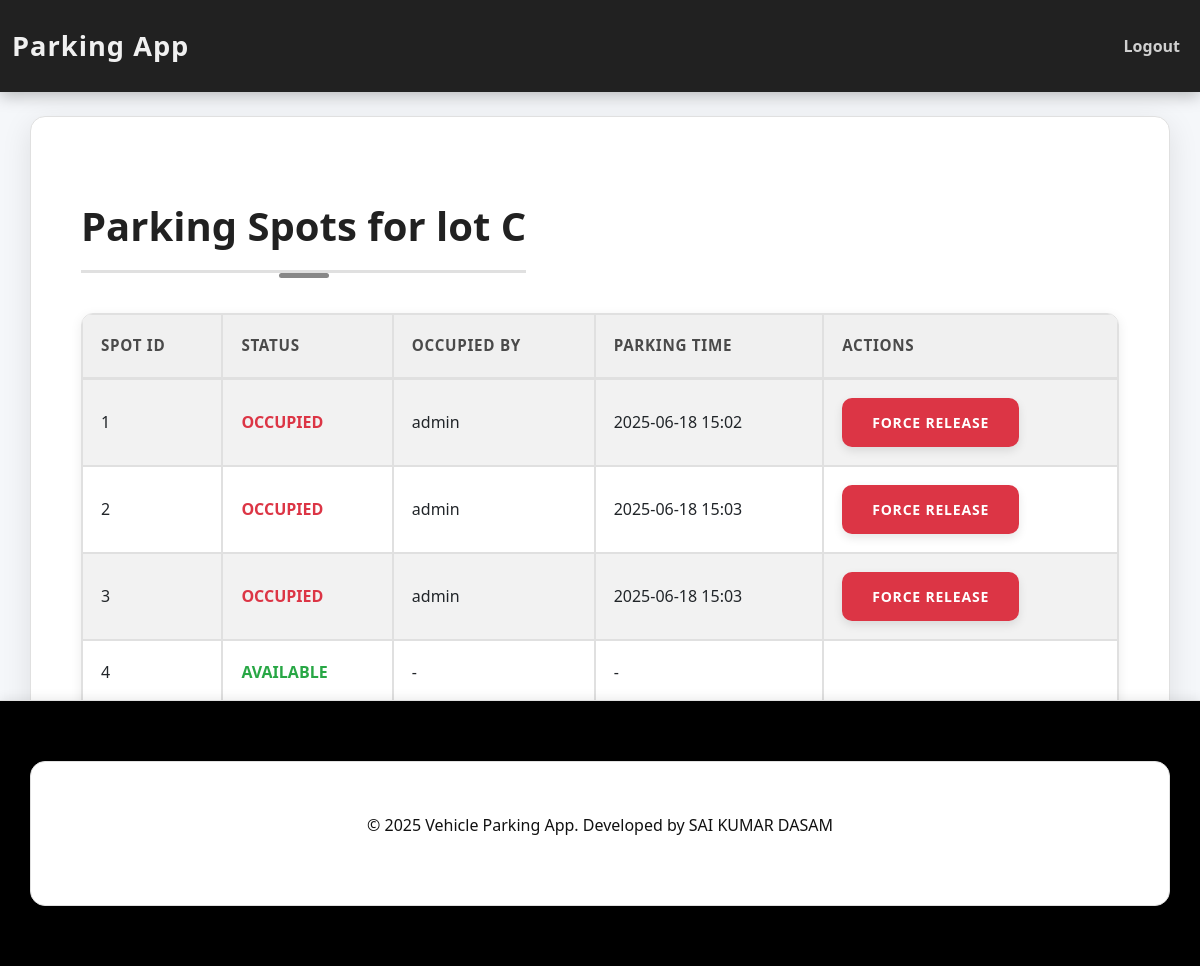
Page /admin/lot/1/spots (signed in) on the committed database.
### models/file1.py (models this page shows, shortened)
class ParkingLot(db.Model):
    id = db.Column(db.Integer, primary_key=True)
    name = db.Column(db.String(100), nullable=False)
    price = db.Column(db.Float, nullable=False)
    address = db.Column(db.String(200), nullable=False)
    pin_code = db.Column(db.String(10), nullable=False)
    max_spots = db.Column(db.Integer, nullable=False)
    spots = db.relationship('ParkingSpot', backref='lot', lazy=True, cascade="all, delete-orphan")

class ParkingSpot(db.Model):
    id = db.Column(db.Integer, primary_key=True)
    lot_id = db.Column(db.Integer, db.ForeignKey('parking_lot.id'), nullable=False)
    status = db.Column(db.String(1), nullable=False, default='A')  # 'A' = Available, 'O' = Occupied
    reservations = db.relationship('Reservation', backref='spot', lazy=True, cascade="all, delete-orphan")

class User(db.Model):
    id = db.Column(db.Integer, primary_key=True)
    username = db.Column(db.String(80), unique=True, nullable=False)
    password_hash = db.Column(db.String(128), nullable=False)
    role = db.Column(db.String(10), nullable=False, default='user')  # 'admin' or 'user'
    reservations = db.relationship('Reservation', backref='user', lazy=True)

class Reservation(db.Model):
    id = db.Column(db.Integer, primary_key=True)
    spot_id = db.Column(db.Integer, db.ForeignKey('parking_spot.id'), nullable=False)
    user_id = db.Column(db.Integer, db.ForeignKey('user.id'), nullable=False)
    parking_timestamp = db.Column(db.DateTime, default=datetime.utcnow)
    leaving_timestamp = db.Column(db.DateTime, nullable=True)
    cost = db.Column(db.Float, nullable=True)

### controllers/file2.py (the view)
    def wrapper(*args, **kwargs):
        if session.get('role') != 'admin':
            flash('Admin access required.')
            return redirect(url_for('auth.login'))
        return f(*args, **kwargs)

### app.py (called while the page is built)
def create_app():
    app = Flask(__name__)
    app.config['SQLALCHEMY_DATABASE_URI'] = 'sqlite:///parking_app.db'
    app.config['SQLALCHEMY_TRACK_MODIFICATIONS'] = False
    app.config['SECRET_KEY'] = 'your_secret_key_here'
    db.init_app(app)
    @app.context_processor
    def inject_current_year():
        return dict(current_year=datetime.utcnow().year)
    with app.app_context():
        db.create_all()
        admin = User.query.filter_by(username='admin').first()
        if not admin:
            admin = User(username='admin', role='admin')
            admin.set_password('admin')  # Default admin password
            db.session.add(admin)
            db.session.commit()
    app.register_blueprint(auth_bp)
    app.register_blueprint(main_bp)
    return app

### controllers/file2.py (called while the page is built)
def admin_required(f):
    def wrapper(*args, **kwargs):
        if session.get('role') != 'admin':
            flash('Admin access required.')
            return redirect(url_for('auth.login'))
        return f(*args, **kwargs)
    wrapper.__name__ = f.__name__
    return wrapper

@main_bp.route('/admin/lot/<int:lot_id>/spots')
@admin_required
def view_spots(lot_id):
    lot = ParkingLot.query.get_or_404(lot_id)
    spots = ParkingSpot.query.filter_by(lot_id=lot.id).all()
    return render_template('parking_spots.html', lot=lot, spots=spots)

### templates/parking_spots.html
{% extends 'base.html' %}
{% block content %}
<h2>Parking Spots for {{ lot.name }}</h2>
<table class="table table-bordered table-striped">
  <thead>
    <tr>
      <th>Spot ID</th>
      <th>Status</th>
      <th>Occupied By</th>
      <th>Parking Time</th>
      <th>Actions</th>
    </tr>
  </thead>
  <tbody>
    {% for spot in spots %}
    <tr>
      <td>{{ spot.id }}</td>
      <td>{% if spot.status == 'A' %}<span class="text-success">Available</span>{% else %}<span class="text-danger">Occupied</span>{% endif %}</td>
      <td>
        {% if spot.status == 'O' %}
            {% set active_reservation = spot.reservations|selectattr('leaving_timestamp', '==', none)|first %}
            {% if active_reservation %}
                {{ active_reservation.user.username }}
            {% else %}
                N/A (Stuck)
            {% endif %}
        {% else %}
            -
        {% endif %}
      </td>
      <td>
        {% if spot.status == 'O' %}
            {% set active_reservation = spot.reservations|selectattr('leaving_timestamp', '==', none)|first %}
            {% if active_reservation %}
                {{ active_reservation.parking_timestamp.strftime('%Y-%m-%d %H:%M') }}
            {% else %}
                -
            {% endif %}
        {% else %}
            -
        {% endif %}
      </td>
      <td>
        {% if spot.status == 'O' %}
            {% set active_reservation = spot.reservations|selectattr('leaving_timestamp', '==', none)|first %}
            {% if active_reservation %}
            <form action="{{ url_for('main.admin_force_release', reservation_id=active_reservation.id) }}" method="post" style="display:inline;">
                <button type="submit" class="btn btn-danger btn-sm" onclick="return confirm('Force release this spot?')">Force Release</button>
            </form>
            {% endif %}
        {% endif %}
      </td>
    </tr>
    {% endfor %}
  </tbody>
</table>
<a href="{{ url_for('main.admin_dashboard') }}" class="btn btn-secondary">Back</a>
{% endblock %}

### static/css/style.css (style rules this page uses)
body { font-family: 'Segoe UI', Roboto, 'Helvetica Neue', Arial, sans-serif, 'Apple Color Emoji', 'Segoe UI Emoji', 'Segoe UI Symbol'; background-color: #f5f7fa; color: #3b424c; line-height: 1.7; margin: 0; padding: 0; -webkit-font-smoothing: antialiased; -moz-osx-font-smoothing: grayscale; }
h1, h2, h3, h4, h5, h6 { color: #212121; font-weight: 700; margin-top: 35px; margin-bottom: 30px; text-align: center; }
h2 { font-size: 2.5rem; border-bottom: 3px solid #e0e0e0; padding-bottom: 20px; margin-bottom: 40px; position: relative; display: inline-block; }
h2::after { content: ''; display: block; width: 50px; height: 5px; background-color: #888888; position: absolute; left: 50%; transform: translateX(-50%); bottom: -8px; border-radius: 5px; }
.btn { border-radius: 10px; padding: 14px 30px; font-weight: 700; transition: all 0.3s ease-out; margin-right: 20px; cursor: pointer; text-transform: uppercase; letter-spacing: 0.8px; box-shadow: 0 4px 10px rgba(0, 0, 0, 0.1); border: none; color: #ffffff; }
.btn:last-child { margin-right: 0; }
.btn-danger { background-color: #dc3545; }
.btn-secondary { background-color: #6c757d; color: #ffffff; }
.table { width: 100%; margin-bottom: 2rem; color: #212121; border-collapse: separate; border-spacing: 0; border-radius: 12px; overflow: hidden; box-shadow: 0 3px 12px rgba(0, 0, 0, 0.08); }
.table th, .table td { padding: 18px; vertical-align: middle; border-top: 1px solid #e0e0e0; }
.table thead th { vertical-align: bottom; border-bottom: 2px solid #e0e0e0; background-color: #f0f0f0; color: #4a4a4a; font-weight: 700; text-transform: uppercase; font-size: 0.95rem; letter-spacing: 0.7px; }
.table-striped tbody tr:nth-of-type(odd) { background-color: #fcfcfc; }
.table-bordered { border: 1px solid #e0e0e0; }
.table-bordered th, .table-bordered td { border: 1px solid #e0e0e0; }
.text-success { color: #28a745 !important; font-weight: 700; text-transform: uppercase; }
.text-danger { color: #dc3545 !important; font-weight: 700; text-transform: uppercase; }

### rows in the picture
ParkingLot: name "lot C"
ParkingSpot: id "1", status "OCCUPIED"
User: user.username "admin"
Reservation: parking_timestamp "2025-06-18 15:02"
ParkingSpot: id "2", status "OCCUPIED"
Reservation: parking_timestamp "2025-06-18 15:03"
ParkingSpot: id "3", status "OCCUPIED"
Reservation: parking_timestamp "2025-06-18 15:03"
ParkingSpot: id "4", status "AVAILABLE"
